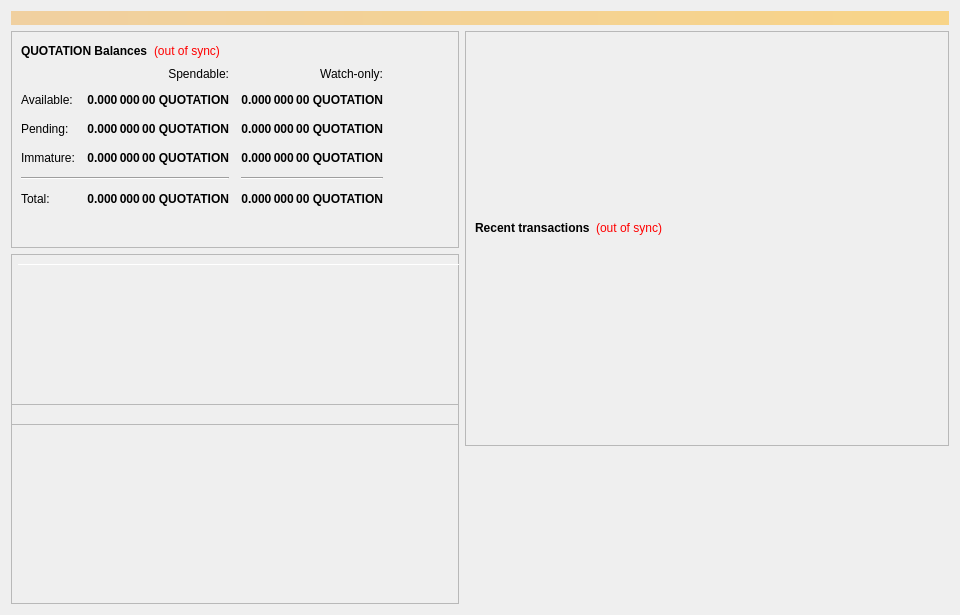
<?xml version="1.0" encoding="UTF-8"?>
<ui version="4.0">
 <class>OverviewPage</class>
 <widget class="QWidget" name="OverviewPage">
  <property name="geometry">
   <rect>
    <x>0</x>
    <y>0</y>
    <width>960</width>
    <height>615</height>
   </rect>
  </property>
  <property name="minimumSize">
   <size>
    <width>960</width>
    <height>0</height>
   </size>
  </property>
  <property name="windowTitle">
   <string>Form</string>
  </property>
  <layout class="QVBoxLayout" name="topLayout">
   <item>
    <widget class="QLabel" name="labelAlerts">
     <property name="visible">
      <bool>false</bool>
     </property>
     <property name="styleSheet">
      <string notr="true">background-color: qlineargradient(x1: 0, y1: 0, x2: 1, y2: 0, stop:0 #F0D0A0, stop:1 #F8D488); color:#000000;</string>
     </property>
     <property name="wordWrap">
      <bool>true</bool>
     </property>
     <property name="margin">
      <number>3</number>
     </property>
    </widget>
   </item>
   <item>
    <layout class="QHBoxLayout" name="horizontalLayout" stretch="1,1">
     <item>
      <layout class="QVBoxLayout" name="verticalLayout_2">
       <item>
        <widget class="QFrame" name="frame">
         <property name="frameShape">
          <enum>QFrame::StyledPanel</enum>
         </property>
         <property name="frameShadow">
          <enum>QFrame::Raised</enum>
         </property>
         <layout class="QVBoxLayout" name="verticalLayout_4">
          <item>
           <layout class="QHBoxLayout" name="horizontalLayout_4">
            <item>
             <widget class="QLabel" name="label_5">
              <property name="font">
               <font>
                <weight>75</weight>
                <bold>true</bold>
               </font>
              </property>
              <property name="text">
               <string>QUOTATION Balances</string>
              </property>
             </widget>
            </item>
            <item>
             <widget class="QLabel" name="labelWalletStatus">
              <property name="cursor">
               <cursorShape>WhatsThisCursor</cursorShape>
              </property>
              <property name="toolTip">
               <string>The displayed information may be out of date. Your wallet automatically synchronizes with the Quotation network after a connection is established, but this process has not completed yet.</string>
              </property>
              <property name="styleSheet">
               <string notr="true">QLabel { color: red; }</string>
              </property>
              <property name="text">
               <string notr="true">(out of sync)</string>
              </property>
              <property name="alignment">
               <set>Qt::AlignLeading|Qt::AlignLeft|Qt::AlignVCenter</set>
              </property>
             </widget>
            </item>
            <item>
             <spacer name="horizontalSpacer_3">
              <property name="orientation">
               <enum>Qt::Horizontal</enum>
              </property>
              <property name="sizeHint" stdset="0">
               <size>
                <width>40</width>
                <height>20</height>
               </size>
              </property>
             </spacer>
            </item>
           </layout>
          </item>
          <item>
           <layout class="QGridLayout" name="gridLayout">
            <property name="spacing">
             <number>12</number>
            </property>
            <item row="2" column="2">
             <widget class="QLabel" name="labelWatchPending">
              <property name="font">
               <font>
                <weight>75</weight>
                <bold>true</bold>
               </font>
              </property>
              <property name="cursor">
               <cursorShape>IBeamCursor</cursorShape>
              </property>
              <property name="toolTip">
               <string>Unconfirmed transactions to watch-only addresses</string>
              </property>
              <property name="text">
               <string notr="true">0.000 000 00 QUOTATION</string>
              </property>
              <property name="alignment">
               <set>Qt::AlignRight|Qt::AlignTrailing|Qt::AlignVCenter</set>
              </property>
              <property name="textInteractionFlags">
               <set>Qt::LinksAccessibleByMouse|Qt::TextSelectableByKeyboard|Qt::TextSelectableByMouse</set>
              </property>
             </widget>
            </item>
            <item row="2" column="1">
             <widget class="QLabel" name="labelUnconfirmed">
              <property name="font">
               <font>
                <weight>75</weight>
                <bold>true</bold>
               </font>
              </property>
              <property name="cursor">
               <cursorShape>IBeamCursor</cursorShape>
              </property>
              <property name="toolTip">
               <string>Total of transactions that have yet to be confirmed, and do not yet count toward the spendable balance</string>
              </property>
              <property name="text">
               <string notr="true">0.000 000 00 QUOTATION</string>
              </property>
              <property name="alignment">
               <set>Qt::AlignRight|Qt::AlignTrailing|Qt::AlignVCenter</set>
              </property>
              <property name="textInteractionFlags">
               <set>Qt::LinksAccessibleByMouse|Qt::TextSelectableByKeyboard|Qt::TextSelectableByMouse</set>
              </property>
             </widget>
            </item>
            <item row="3" column="2">
             <widget class="QLabel" name="labelWatchImmature">
              <property name="font">
               <font>
                <weight>75</weight>
                <bold>true</bold>
               </font>
              </property>
              <property name="cursor">
               <cursorShape>IBeamCursor</cursorShape>
              </property>
              <property name="toolTip">
               <string>Staked or masternode rewards in watch-only addresses that has not yet matured</string>
              </property>
              <property name="text">
               <string notr="true">0.000 000 00 QUOTATION</string>
              </property>
              <property name="alignment">
               <set>Qt::AlignRight|Qt::AlignTrailing|Qt::AlignVCenter</set>
              </property>
              <property name="textInteractionFlags">
               <set>Qt::LinksAccessibleByMouse|Qt::TextSelectableByKeyboard|Qt::TextSelectableByMouse</set>
              </property>
             </widget>
            </item>
            <item row="4" column="0" colspan="2">
             <widget class="Line" name="lineSpendableBalance">
              <property name="orientation">
               <enum>Qt::Horizontal</enum>
              </property>
             </widget>
            </item>
            <item row="4" column="2">
             <widget class="Line" name="lineWatchBalance">
              <property name="sizePolicy">
               <sizepolicy hsizetype="Preferred" vsizetype="Fixed">
                <horstretch>0</horstretch>
                <verstretch>0</verstretch>
               </sizepolicy>
              </property>
              <property name="minimumSize">
               <size>
                <width>140</width>
                <height>0</height>
               </size>
              </property>
              <property name="orientation">
               <enum>Qt::Horizontal</enum>
              </property>
             </widget>
            </item>
            <item row="5" column="0">
             <widget class="QLabel" name="labelTotalText">
              <property name="text">
               <string>Total:</string>
              </property>
             </widget>
            </item>
            <item row="3" column="1">
             <widget class="QLabel" name="labelImmature">
              <property name="font">
               <font>
                <weight>75</weight>
                <bold>true</bold>
               </font>
              </property>
              <property name="cursor">
               <cursorShape>IBeamCursor</cursorShape>
              </property>
              <property name="toolTip">
               <string>Staked or masternode rewards that has not yet matured</string>
              </property>
              <property name="text">
               <string notr="true">0.000 000 00 QUOTATION</string>
              </property>
              <property name="alignment">
               <set>Qt::AlignRight|Qt::AlignTrailing|Qt::AlignVCenter</set>
              </property>
              <property name="textInteractionFlags">
               <set>Qt::LinksAccessibleByMouse|Qt::TextSelectableByKeyboard|Qt::TextSelectableByMouse</set>
              </property>
             </widget>
            </item>
            <item row="2" column="3">
             <spacer name="horizontalSpacer_2">
              <property name="orientation">
               <enum>Qt::Horizontal</enum>
              </property>
              <property name="sizeHint" stdset="0">
               <size>
                <width>40</width>
                <height>20</height>
               </size>
              </property>
             </spacer>
            </item>
            <item row="3" column="0">
             <widget class="QLabel" name="labelImmatureText">
              <property name="text">
               <string>Immature:</string>
              </property>
             </widget>
            </item>
            <item row="5" column="1">
             <widget class="QLabel" name="labelTotal">
              <property name="font">
               <font>
                <weight>75</weight>
                <bold>true</bold>
               </font>
              </property>
              <property name="cursor">
               <cursorShape>IBeamCursor</cursorShape>
              </property>
              <property name="toolTip">
               <string>Your current total balance</string>
              </property>
              <property name="text">
               <string notr="true">0.000 000 00 QUOTATION</string>
              </property>
              <property name="alignment">
               <set>Qt::AlignRight|Qt::AlignTrailing|Qt::AlignVCenter</set>
              </property>
              <property name="textInteractionFlags">
               <set>Qt::LinksAccessibleByMouse|Qt::TextSelectableByKeyboard|Qt::TextSelectableByMouse</set>
              </property>
             </widget>
            </item>
            <item row="5" column="2">
             <widget class="QLabel" name="labelWatchTotal">
              <property name="font">
               <font>
                <weight>75</weight>
                <bold>true</bold>
               </font>
              </property>
              <property name="cursor">
               <cursorShape>IBeamCursor</cursorShape>
              </property>
              <property name="toolTip">
               <string>Current total balance in watch-only addresses</string>
              </property>
              <property name="text">
               <string notr="true">0.000 000 00 QUOTATION</string>
              </property>
              <property name="alignment">
               <set>Qt::AlignRight|Qt::AlignTrailing|Qt::AlignVCenter</set>
              </property>
              <property name="textInteractionFlags">
               <set>Qt::LinksAccessibleByMouse|Qt::TextSelectableByKeyboard|Qt::TextSelectableByMouse</set>
              </property>
             </widget>
            </item>
            <item row="0" column="2">
             <widget class="QLabel" name="labelWatchonly">
              <property name="text">
               <string>Watch-only:</string>
              </property>
              <property name="alignment">
               <set>Qt::AlignRight|Qt::AlignTrailing|Qt::AlignVCenter</set>
              </property>
             </widget>
            </item>
            <item row="1" column="0">
             <widget class="QLabel" name="labelBalanceText">
              <property name="text">
               <string>Available:</string>
              </property>
             </widget>
            </item>
            <item row="1" column="1">
             <widget class="QLabel" name="labelBalance">
              <property name="font">
               <font>
                <weight>75</weight>
                <bold>true</bold>
               </font>
              </property>
              <property name="cursor">
               <cursorShape>IBeamCursor</cursorShape>
              </property>
              <property name="toolTip">
               <string>Your current spendable balance</string>
              </property>
              <property name="text">
               <string notr="true">0.000 000 00 QUOTATION</string>
              </property>
              <property name="alignment">
               <set>Qt::AlignRight|Qt::AlignTrailing|Qt::AlignVCenter</set>
              </property>
              <property name="textInteractionFlags">
               <set>Qt::LinksAccessibleByMouse|Qt::TextSelectableByKeyboard|Qt::TextSelectableByMouse</set>
              </property>
             </widget>
            </item>
            <item row="1" column="2">
             <widget class="QLabel" name="labelWatchAvailable">
              <property name="font">
               <font>
                <weight>75</weight>
                <bold>true</bold>
               </font>
              </property>
              <property name="cursor">
               <cursorShape>IBeamCursor</cursorShape>
              </property>
              <property name="toolTip">
               <string>Your current balance in watch-only addresses</string>
              </property>
              <property name="text">
               <string notr="true">0.000 000 00 QUOTATION</string>
              </property>
              <property name="alignment">
               <set>Qt::AlignRight|Qt::AlignTrailing|Qt::AlignVCenter</set>
              </property>
              <property name="textInteractionFlags">
               <set>Qt::LinksAccessibleByMouse|Qt::TextSelectableByKeyboard|Qt::TextSelectableByMouse</set>
              </property>
             </widget>
            </item>
            <item row="2" column="0">
             <widget class="QLabel" name="labelPendingText">
              <property name="text">
               <string>Pending:</string>
              </property>
             </widget>
            </item>
            <item row="0" column="1">
             <widget class="QLabel" name="labelSpendable">
              <property name="text">
               <string>Spendable:</string>
              </property>
              <property name="alignment">
               <set>Qt::AlignRight|Qt::AlignTrailing|Qt::AlignVCenter</set>
              </property>
             </widget>
            </item>
           </layout>
          </item>
          <item>
           <spacer name="verticalSpacer_4">
            <property name="orientation">
             <enum>Qt::Vertical</enum>
            </property>
            <property name="sizeHint" stdset="0">
             <size>
              <width>20</width>
              <height>40</height>
             </size>
            </property>
           </spacer>
          </item>
         </layout>
        </widget>
       </item>
       <item>
        <widget class="QFrame" name="frameObfuscation">
         <property name="minimumSize">
          <size>
           <width>0</width>
           <height>350</height>
          </size>
         </property>
         <property name="layoutDirection">
          <enum>Qt::LeftToRight</enum>
         </property>
         <property name="frameShape">
          <enum>QFrame::StyledPanel</enum>
         </property>
         <property name="frameShadow">
          <enum>QFrame::Raised</enum>
         </property>
         <widget class="QPushButton" name="runAutoDenom">
          <property name="geometry">
           <rect>
            <x>251</x>
            <y>17</y>
            <width>1</width>
            <height>1</height>
           </rect>
          </property>
          <property name="palette">
           <palette>
            <active>
             <colorrole role="WindowText">
              <brush brushstyle="SolidPattern">
               <color alpha="255">
                <red>0</red>
                <green>0</green>
                <blue>0</blue>
               </color>
              </brush>
             </colorrole>
             <colorrole role="Button">
              <brush brushstyle="SolidPattern">
               <color alpha="255">
                <red>239</red>
                <green>238</green>
                <blue>238</blue>
               </color>
              </brush>
             </colorrole>
             <colorrole role="Light">
              <brush brushstyle="SolidPattern">
               <color alpha="255">
                <red>255</red>
                <green>255</green>
                <blue>255</blue>
               </color>
              </brush>
             </colorrole>
             <colorrole role="Midlight">
              <brush brushstyle="SolidPattern">
               <color alpha="255">
                <red>247</red>
                <green>246</green>
                <blue>246</blue>
               </color>
              </brush>
             </colorrole>
             <colorrole role="Dark">
              <brush brushstyle="SolidPattern">
               <color alpha="255">
                <red>119</red>
                <green>119</green>
                <blue>119</blue>
               </color>
              </brush>
             </colorrole>
             <colorrole role="Mid">
              <brush brushstyle="SolidPattern">
               <color alpha="255">
                <red>159</red>
                <green>159</green>
                <blue>159</blue>
               </color>
              </brush>
             </colorrole>
             <colorrole role="Text">
              <brush brushstyle="SolidPattern">
               <color alpha="255">
                <red>0</red>
                <green>0</green>
                <blue>0</blue>
               </color>
              </brush>
             </colorrole>
             <colorrole role="BrightText">
              <brush brushstyle="SolidPattern">
               <color alpha="255">
                <red>255</red>
                <green>255</green>
                <blue>255</blue>
               </color>
              </brush>
             </colorrole>
             <colorrole role="ButtonText">
              <brush brushstyle="SolidPattern">
               <color alpha="255">
                <red>0</red>
                <green>0</green>
                <blue>0</blue>
               </color>
              </brush>
             </colorrole>
             <colorrole role="Base">
              <brush brushstyle="SolidPattern">
               <color alpha="255">
                <red>255</red>
                <green>255</green>
                <blue>255</blue>
               </color>
              </brush>
             </colorrole>
             <colorrole role="Window">
              <brush brushstyle="SolidPattern">
               <color alpha="255">
                <red>239</red>
                <green>238</green>
                <blue>238</blue>
               </color>
              </brush>
             </colorrole>
             <colorrole role="Shadow">
              <brush brushstyle="SolidPattern">
               <color alpha="255">
                <red>0</red>
                <green>0</green>
                <blue>0</blue>
               </color>
              </brush>
             </colorrole>
             <colorrole role="AlternateBase">
              <brush brushstyle="SolidPattern">
               <color alpha="255">
                <red>247</red>
                <green>246</green>
                <blue>246</blue>
               </color>
              </brush>
             </colorrole>
             <colorrole role="ToolTipBase">
              <brush brushstyle="SolidPattern">
               <color alpha="255">
                <red>255</red>
                <green>255</green>
                <blue>220</blue>
               </color>
              </brush>
             </colorrole>
             <colorrole role="ToolTipText">
              <brush brushstyle="SolidPattern">
               <color alpha="255">
                <red>0</red>
                <green>0</green>
                <blue>0</blue>
               </color>
              </brush>
             </colorrole>
            </active>
            <inactive>
             <colorrole role="WindowText">
              <brush brushstyle="SolidPattern">
               <color alpha="255">
                <red>0</red>
                <green>0</green>
                <blue>0</blue>
               </color>
              </brush>
             </colorrole>
             <colorrole role="Button">
              <brush brushstyle="SolidPattern">
               <color alpha="255">
                <red>239</red>
                <green>238</green>
                <blue>238</blue>
               </color>
              </brush>
             </colorrole>
             <colorrole role="Light">
              <brush brushstyle="SolidPattern">
               <color alpha="255">
                <red>255</red>
                <green>255</green>
                <blue>255</blue>
               </color>
              </brush>
             </colorrole>
             <colorrole role="Midlight">
              <brush brushstyle="SolidPattern">
               <color alpha="255">
                <red>247</red>
                <green>246</green>
                <blue>246</blue>
               </color>
              </brush>
             </colorrole>
             <colorrole role="Dark">
              <brush brushstyle="SolidPattern">
               <color alpha="255">
                <red>119</red>
                <green>119</green>
                <blue>119</blue>
               </color>
              </brush>
             </colorrole>
             <colorrole role="Mid">
              <brush brushstyle="SolidPattern">
               <color alpha="255">
                <red>159</red>
                <green>159</green>
                <blue>159</blue>
               </color>
              </brush>
             </colorrole>
             <colorrole role="Text">
              <brush brushstyle="SolidPattern">
               <color alpha="255">
                <red>0</red>
                <green>0</green>
                <blue>0</blue>
               </color>
              </brush>
             </colorrole>
             <colorrole role="BrightText">
              <brush brushstyle="SolidPattern">
               <color alpha="255">
                <red>255</red>
                <green>255</green>
                <blue>255</blue>
               </color>
              </brush>
             </colorrole>
             <colorrole role="ButtonText">
              <brush brushstyle="SolidPattern">
               <color alpha="255">
                <red>0</red>
                <green>0</green>
                <blue>0</blue>
               </color>
              </brush>
             </colorrole>
             <colorrole role="Base">
              <brush brushstyle="SolidPattern">
               <color alpha="255">
                <red>255</red>
                <green>255</green>
                <blue>255</blue>
               </color>
              </brush>
             </colorrole>
             <colorrole role="Window">
              <brush brushstyle="SolidPattern">
               <color alpha="255">
                <red>239</red>
                <green>238</green>
                <blue>238</blue>
               </color>
              </brush>
             </colorrole>
             <colorrole role="Shadow">
              <brush brushstyle="SolidPattern">
               <color alpha="255">
                <red>0</red>
                <green>0</green>
                <blue>0</blue>
               </color>
              </brush>
             </colorrole>
             <colorrole role="AlternateBase">
              <brush brushstyle="SolidPattern">
               <color alpha="255">
                <red>247</red>
                <green>246</green>
                <blue>246</blue>
               </color>
              </brush>
             </colorrole>
             <colorrole role="ToolTipBase">
              <brush brushstyle="SolidPattern">
               <color alpha="255">
                <red>255</red>
                <green>255</green>
                <blue>220</blue>
               </color>
              </brush>
             </colorrole>
             <colorrole role="ToolTipText">
              <brush brushstyle="SolidPattern">
               <color alpha="255">
                <red>0</red>
                <green>0</green>
                <blue>0</blue>
               </color>
              </brush>
             </colorrole>
            </inactive>
            <disabled>
             <colorrole role="WindowText">
              <brush brushstyle="SolidPattern">
               <color alpha="255">
                <red>119</red>
                <green>119</green>
                <blue>119</blue>
               </color>
              </brush>
             </colorrole>
             <colorrole role="Button">
              <brush brushstyle="SolidPattern">
               <color alpha="255">
                <red>239</red>
                <green>238</green>
                <blue>238</blue>
               </color>
              </brush>
             </colorrole>
             <colorrole role="Light">
              <brush brushstyle="SolidPattern">
               <color alpha="255">
                <red>255</red>
                <green>255</green>
                <blue>255</blue>
               </color>
              </brush>
             </colorrole>
             <colorrole role="Midlight">
              <brush brushstyle="SolidPattern">
               <color alpha="255">
                <red>247</red>
                <green>246</green>
                <blue>246</blue>
               </color>
              </brush>
             </colorrole>
             <colorrole role="Dark">
              <brush brushstyle="SolidPattern">
               <color alpha="255">
                <red>119</red>
                <green>119</green>
                <blue>119</blue>
               </color>
              </brush>
             </colorrole>
             <colorrole role="Mid">
              <brush brushstyle="SolidPattern">
               <color alpha="255">
                <red>159</red>
                <green>159</green>
                <blue>159</blue>
               </color>
              </brush>
             </colorrole>
             <colorrole role="Text">
              <brush brushstyle="SolidPattern">
               <color alpha="255">
                <red>119</red>
                <green>119</green>
                <blue>119</blue>
               </color>
              </brush>
             </colorrole>
             <colorrole role="BrightText">
              <brush brushstyle="SolidPattern">
               <color alpha="255">
                <red>255</red>
                <green>255</green>
                <blue>255</blue>
               </color>
              </brush>
             </colorrole>
             <colorrole role="ButtonText">
              <brush brushstyle="SolidPattern">
               <color alpha="255">
                <red>119</red>
                <green>119</green>
                <blue>119</blue>
               </color>
              </brush>
             </colorrole>
             <colorrole role="Base">
              <brush brushstyle="SolidPattern">
               <color alpha="255">
                <red>239</red>
                <green>238</green>
                <blue>238</blue>
               </color>
              </brush>
             </colorrole>
             <colorrole role="Window">
              <brush brushstyle="SolidPattern">
               <color alpha="255">
                <red>239</red>
                <green>238</green>
                <blue>238</blue>
               </color>
              </brush>
             </colorrole>
             <colorrole role="Shadow">
              <brush brushstyle="SolidPattern">
               <color alpha="255">
                <red>0</red>
                <green>0</green>
                <blue>0</blue>
               </color>
              </brush>
             </colorrole>
             <colorrole role="AlternateBase">
              <brush brushstyle="SolidPattern">
               <color alpha="255">
                <red>239</red>
                <green>238</green>
                <blue>238</blue>
               </color>
              </brush>
             </colorrole>
             <colorrole role="ToolTipBase">
              <brush brushstyle="SolidPattern">
               <color alpha="255">
                <red>255</red>
                <green>255</green>
                <blue>220</blue>
               </color>
              </brush>
             </colorrole>
             <colorrole role="ToolTipText">
              <brush brushstyle="SolidPattern">
               <color alpha="255">
                <red>0</red>
                <green>0</green>
                <blue>0</blue>
               </color>
              </brush>
             </colorrole>
            </disabled>
           </palette>
          </property>
          <property name="focusPolicy">
           <enum>Qt::NoFocus</enum>
          </property>
          <property name="autoFillBackground">
           <bool>true</bool>
          </property>
          <property name="text">
           <string/>
          </property>
          <property name="flat">
           <bool>true</bool>
          </property>
         </widget>
         <widget class="Line" name="line">
          <property name="geometry">
           <rect>
            <x>7</x>
            <y>10</y>
            <width>451</width>
            <height>1</height>
           </rect>
          </property>
          <property name="orientation">
           <enum>Qt::Horizontal</enum>
          </property>
         </widget>
         <widget class="QFrame" name="frame_3">
          <property name="geometry">
           <rect>
            <x>0</x>
            <y>150</y>
            <width>465</width>
            <height>201</height>
           </rect>
          </property>
          <property name="frameShape">
           <enum>QFrame::StyledPanel</enum>
          </property>
          <property name="frameShadow">
           <enum>QFrame::Raised</enum>
          </property>
         </widget>
         <widget class="QFrame" name="frame_4">
          <property name="geometry">
           <rect>
            <x>0</x>
            <y>0</y>
            <width>465</width>
            <height>171</height>
           </rect>
          </property>
          <property name="frameShape">
           <enum>QFrame::StyledPanel</enum>
          </property>
          <property name="frameShadow">
           <enum>QFrame::Raised</enum>
          </property>
         </widget>
        </widget>
       </item>
      </layout>
     </item>
     <item>
      <layout class="QVBoxLayout" name="verticalLayout_3">
       <item>
        <widget class="QFrame" name="frame_2">
         <property name="frameShape">
          <enum>QFrame::StyledPanel</enum>
         </property>
         <property name="frameShadow">
          <enum>QFrame::Raised</enum>
         </property>
         <layout class="QVBoxLayout" name="verticalLayout">
          <item>
           <spacer name="verticalSpacer_3">
            <property name="orientation">
             <enum>Qt::Vertical</enum>
            </property>
            <property name="sizeType">
             <enum>QSizePolicy::Fixed</enum>
            </property>
            <property name="sizeHint" stdset="0">
             <size>
              <width>20</width>
              <height>75</height>
             </size>
            </property>
           </spacer>
          </item>
          <item>
           <widget class="QLabel" name="labelOverviewHeaderRight">
            <property name="minimumSize">
             <size>
              <width>464</width>
              <height>96</height>
             </size>
            </property>
            <property name="maximumSize">
             <size>
              <width>16777215</width>
              <height>96</height>
             </size>
            </property>
            <property name="alignment">
             <set>Qt::AlignCenter</set>
            </property>
            <property name="margin">
             <number>5</number>
            </property>
           </widget>
          </item>
          <item>
           <layout class="QHBoxLayout" name="horizontalLayout_2">
            <item>
             <widget class="QLabel" name="label_4">
              <property name="font">
               <font>
                <weight>75</weight>
                <bold>true</bold>
               </font>
              </property>
              <property name="text">
               <string>Recent transactions</string>
              </property>
             </widget>
            </item>
            <item>
             <widget class="QLabel" name="labelTransactionsStatus">
              <property name="cursor">
               <cursorShape>WhatsThisCursor</cursorShape>
              </property>
              <property name="toolTip">
               <string>The displayed information may be out of date. Your wallet automatically synchronizes with the Quotation network after a connection is established, but this process has not completed yet.</string>
              </property>
              <property name="styleSheet">
               <string notr="true">QLabel { color: red; }</string>
              </property>
              <property name="text">
               <string notr="true">(out of sync)</string>
              </property>
              <property name="alignment">
               <set>Qt::AlignRight|Qt::AlignTrailing|Qt::AlignVCenter</set>
              </property>
             </widget>
            </item>
            <item>
             <spacer name="horizontalSpacer">
              <property name="orientation">
               <enum>Qt::Horizontal</enum>
              </property>
              <property name="sizeHint" stdset="0">
               <size>
                <width>40</width>
                <height>20</height>
               </size>
              </property>
             </spacer>
            </item>
           </layout>
          </item>
          <item>
           <widget class="QListView" name="listTransactions">
            <property name="styleSheet">
             <string notr="true">QListView { background: transparent; }</string>
            </property>
            <property name="frameShape">
             <enum>QFrame::NoFrame</enum>
            </property>
            <property name="verticalScrollBarPolicy">
             <enum>Qt::ScrollBarAlwaysOff</enum>
            </property>
            <property name="horizontalScrollBarPolicy">
             <enum>Qt::ScrollBarAlwaysOff</enum>
            </property>
            <property name="selectionMode">
             <enum>QAbstractItemView::NoSelection</enum>
            </property>
           </widget>
          </item>
         </layout>
        </widget>
       </item>
       <item>
        <spacer name="verticalSpacer_2">
         <property name="orientation">
          <enum>Qt::Vertical</enum>
         </property>
         <property name="sizeType">
          <enum>QSizePolicy::Expanding</enum>
         </property>
         <property name="sizeHint" stdset="0">
          <size>
           <width>20</width>
           <height>40</height>
          </size>
         </property>
        </spacer>
       </item>
      </layout>
     </item>
    </layout>
   </item>
  </layout>
 </widget>
 <resources/>
 <connections/>
</ui>
